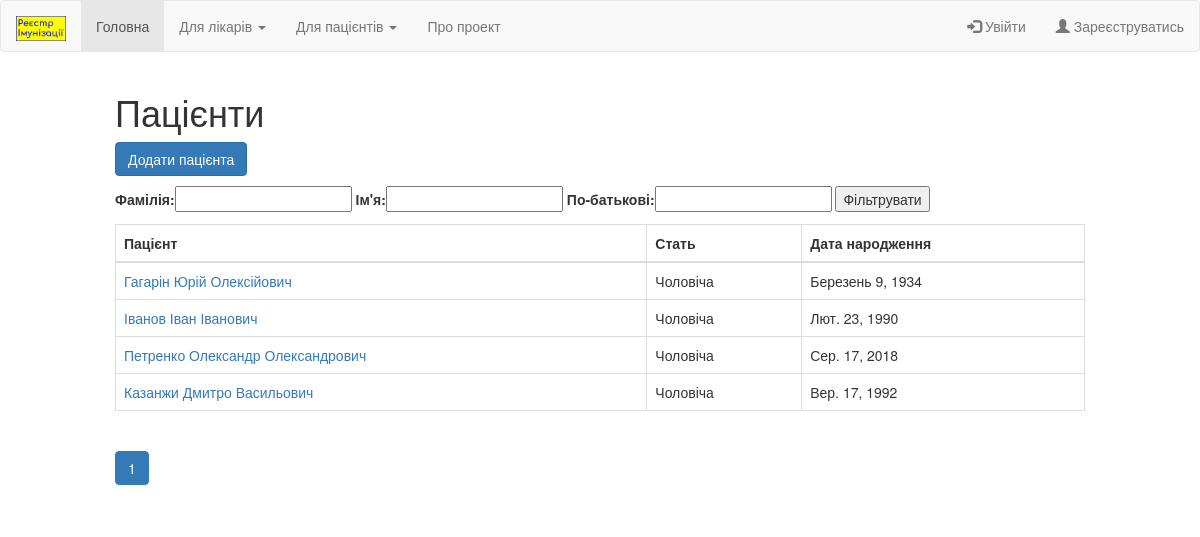
/registry/patients/, run on the app's committed database.
### registry/models.py (models this page shows, shortened)
class Patient(models.Model):
    firstname = models.ForeignKey(Firstname, on_delete=models.SET_NULL, null=True, blank=True)
    patronymic = models.ForeignKey(Patronymic, on_delete=models.SET_NULL, null=True, blank=True)
    lastname = models.ForeignKey(Lastname, on_delete=models.SET_NULL, null=True, blank=True)
    phone = models.CharField(max_length=20, null=True, blank=True)
    birth = models.DateField(null=True, blank=True)
    sex = models.BooleanField() # 1 for Male and 0 for Female
    def get_registry_url(self):
        return reverse('patient', args=[str(self.id)])
    class Meta:
        verbose_name = "Пацієнт"
        verbose_name_plural = "Пацієнти"
        ordering = ['-id']

class Lastname(models.Model):
    lastname = models.CharField(max_length=32)
    def __str__(self):
        return self.lastname
    class Meta:
        verbose_name = "Фамілія"
        verbose_name_plural = "Фамілії"

class Firstname(models.Model):
    firstname = models.CharField(max_length=32)
    def __str__(self):
        return self.firstname
    class Meta:
        verbose_name = "Ім'я"
        verbose_name_plural = "Імена"

class Patronymic(models.Model):
    patronymic = models.CharField(max_length=32)
    def __str__(self):
        return self.patronymic
    class Meta:
        verbose_name = "По-батькові"
        verbose_name_plural = "По-батькові"

### registry/views.py (the view)
# urls.py: path('patients/', views.patients, name='api_patients'),
def patients(request):
    form = PatientsSearchForm(request.GET)
    if form.is_valid():
        lastname = form.cleaned_data['lastname']
        firstname = form.cleaned_data['firstname']
        patronymic = form.cleaned_data['patronymic']
        patients = Patient.objects.filter(lastname__lastname__icontains = lastname,
                                        firstname__firstname__icontains = firstname,
                                        patronymic__patronymic__icontains = patronymic)
    else:
        patients = Patient.objects.all()
    pages = Paginator(patients, 30)
    current_page = request.GET.get('page', 1)
    try:
        current_page = int(current_page)
    except:
        current_page = 1
    if current_page not in pages.page_range:
        current_page = 1
    patients = pages.page(current_page)
    num_pages = pages.page_range
    context = {'patients': patients, 'form': form, 'num_pages': num_pages, 'current_page': current_page}
    return render(request, 'registry/patients.html', context)

### registry/forms.py
class PatientsSearchForm(forms.Form):
    lastname = forms.CharField(label='Фамілія', max_length=32, required=False)
    firstname = forms.CharField(label='Ім\'я', max_length=32, required=False)
    patronymic = forms.CharField(label='По-батькові', max_length=32, required=False)

### registry/templates/registry/patients.html (shortened to what this page needs)
{% extends "base.html" %}
{% block content %}
    <h1>Пацієнти</h1>
<a href="{% url 'patient_add' %}"><button class="btn btn-primary btn-bg " name="patient_add">Додати пацієнта</button></a>
<form action="" method="get">
    {{ form }}
    <input type="submit" value="Фільтрувати">
</form>
<table class="table table-bordered">
    <thead>
    <tr>
        <th>Пацієнт</th>
        <th>Стать</th>
        <th>Дата народження</th>
    </tr>
    </thead>
    <tbody>
    {% for patient in patients %}
    <tr>
        <td><a href="{{ patient.get_registry_url }}">{{ patient.lastname }} {{ patient.firstname }} {{ patient.patronymic }}</a></td>
        <td>{% if patient.sex %}Чоловіча{% else %}Жіноча{% endif %}</td>
        <td>{{ patient.birth }}</td>
    </tr>
    {% endfor %}
    </tbody>
</table>
<ul class="pagination">
    {% for num in num_pages %}
        {% if num == current_page %}
            <li class="page-item active"><span class="page-link">{{num}}</span></li>
        {% else %}
            <li class="page-item"><a class="page-link" href="{% url 'doctors' %}?page={{num}}">{{num}}</a></li>
        {% endif %}
    {% endfor %}
</ul>
{% endblock %}

### data on the page
Patient: lastname "Гагарін", firstname "Юрій", patronymic "Олексійович", sex "Чоловіча", birth "Березень 9, 1934"
Patient: lastname "Іванов", firstname "Іван", patronymic "Іванович", sex "Чоловіча", birth "Лют. 23, 1990"
Patient: lastname "Петренко", firstname "Олександр", patronymic "Олександрович", sex "Чоловіча", birth "Сер. 17, 2018"
Patient: lastname "Казанжи", firstname "Дмитро", patronymic "Васильович", sex "Чоловіча", birth "Вер. 17, 1992"

### other printed values
{{ num }} "1"
